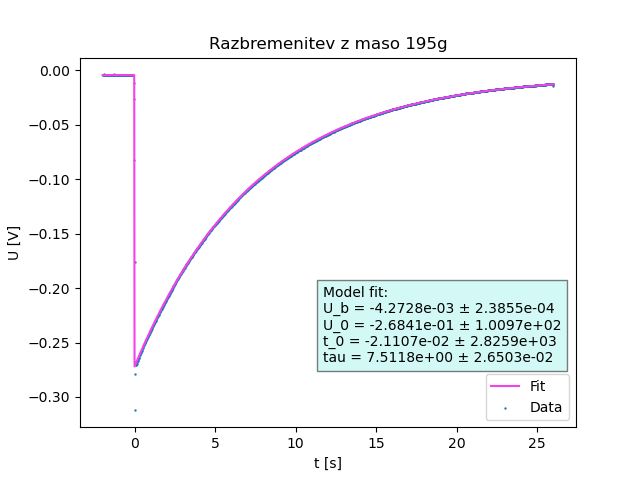

Write the Python code that produced this figure.
import matplotlib.pyplot as plt
import numpy as np
from scipy.optimize import curve_fit


def theta(t, t_0):
    if t.all() >= t_0:
        return 1
    else:
        return 0


def theoreticalfit(t, u_b, u_0, t_0, tau, s=1):
    return u_b + s * u_0 * np.exp(-(t - t_0) / tau) * np.heaviside(t-t_0, 1)


x = np.genfromtxt("SDS00006.txt", usecols=0)
y = np.genfromtxt("SDS00006.txt", usecols=1)

fig, ax = plt.subplots()
fitpar, fitcov = curve_fit(theoreticalfit, xdata=x, ydata=y, p0=[0, 0, -0, 7.6])
yfit = theoreticalfit(x, fitpar[0], fitpar[1], fitpar[2], fitpar[3])
perr = np.sqrt(np.diag(fitcov))
print(perr)
fittext= "Model fit:\nU_b = {} ± {}\nU_0 = {} ± {}\nt_0 = {} ± {}\ntau = {} ± {}".format(format(fitpar[0], ".4e"), format(fitcov[0][0]**0.5, ".4e"),
                                                                                                   format(fitpar[1], ".4e"), format(fitcov[1][1]**0.5, ".4e"),
                                                                                                   format(fitpar[2], ".4e"), format(fitcov[2][2]**0.5, ".4e"),
                                                                                                   format(fitpar[3], ".4e"), format(fitcov[3][3]**0.5, ".4e"))

plt.scatter(x, y, s=0.5, label="Data")
plt.plot(x, yfit, c="#f542e9", label="Fit")


plt.title("Razbremenitev z maso 195g")
plt.xlabel("t [s]")
plt.ylabel("U [V]")
plt.text(0.49, 0.275, fittext, ha="left", va="center", size=10, transform=ax.transAxes, bbox=dict(facecolor="#a9f5ee", alpha=0.5))
plt.legend(loc=0)
plt.show()
